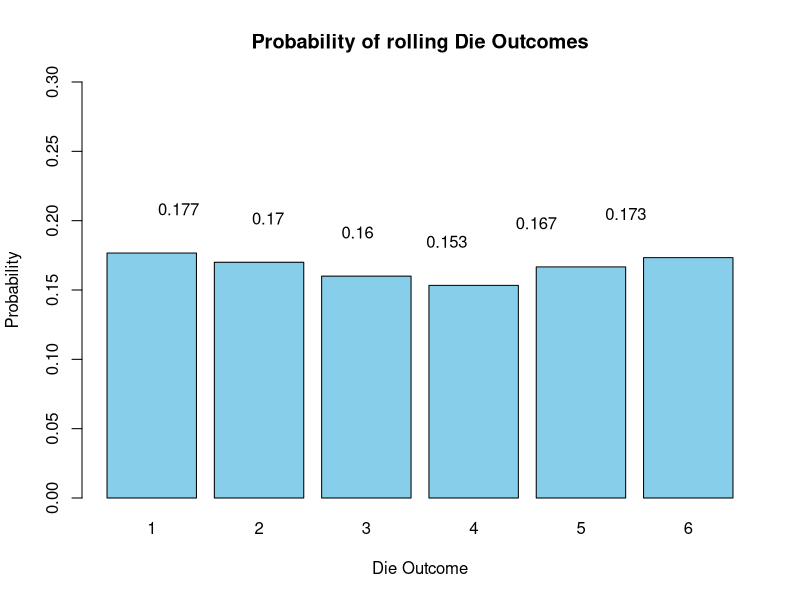

Write R code to recreate this figure.
## ---- chunk 1
knitr::opts_chunk$set(echo = TRUE)
set.seed(123)  # Setting seed for reproducibility
num_simulations <- 600
die_outcomes <- sample(1:6, num_simulations, replace = TRUE)
# Calculate relative frequencies
relative_frequencies <- table(die_outcomes) / num_simulations


## ---- chunk 2
# Display relative frequencies
print(relative_frequencies)
## ---- chunk 3
# Create a bar graph for probability estimation
barplot(relative_frequencies, main = "Probability of rolling Die Outcomes",
        xlab = "Die Outcome", ylab = "Probability", col = "skyblue", ylim = c(0, 0.3))

# Display probability values above the bars
text(1:6, relative_frequencies + 0.02, labels = round(relative_frequencies, 3), pos = 3)
